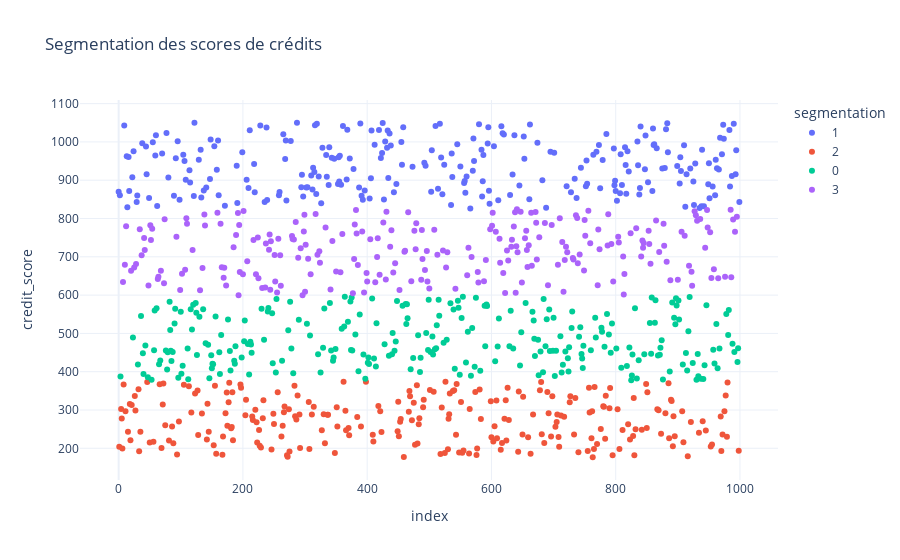

Source (notebook cell):
### Code cell
## Convertir la variable "segmentation" en catégorielle
data_credit_scoring["segmentation"] = data_credit_scoring["segmentation"].astype("category")

fig = px.scatter(data_credit_scoring,
            x = data_credit_scoring.index,
            y = "credit_score",
            color="segmentation",
            title = "Segmentation des scores de crédits"
           )

fig.show()

### Figure 1 — Plotly figure (JSON) as saved in the notebook; plotly's stock layout.template omitted (floating-point values rounded to 4 significant figures; data arrays with more than 128 entries replaced by an {"elided": "..."} marker saying what was removed)
{"data": [{"hovertemplate": "segmentation=1<br>index=%{x}<br>credit_score=%{y}<extra></extra>", "legendgroup": "1", "marker": {"color": "#636efa", "symbol": "circle"}, "mode": "markers", "name": "1", "orientation": "v", "showlegend": true, "type": "scatter", "x": {"elided": "251 int values"}, "xaxis": "x", "y": {"elided": "251 float values"}, "yaxis": "y"}, {"hovertemplate": "segmentation=2<br>index=%{x}<br>credit_score=%{y}<extra></extra>", "legendgroup": "2", "marker": {"color": "#EF553B", "symbol": "circle"}, "mode": "markers", "name": "2", "orientation": "v", "showlegend": true, "type": "scatter", "x": {"elided": "250 int values"}, "xaxis": "x", "y": {"elided": "250 float values"}, "yaxis": "y"}, {"hovertemplate": "segmentation=0<br>index=%{x}<br>credit_score=%{y}<extra></extra>", "legendgroup": "0", "marker": {"color": "#00cc96", "symbol": "circle"}, "mode": "markers", "name": "0", "orientation": "v", "showlegend": true, "type": "scatter", "x": {"elided": "262 int values"}, "xaxis": "x", "y": {"elided": "262 float values"}, "yaxis": "y"}, {"hovertemplate": "segmentation=3<br>index=%{x}<br>credit_score=%{y}<extra></extra>", "legendgroup": "3", "marker": {"color": "#ab63fa", "symbol": "circle"}, "mode": "markers", "name": "3", "orientation": "v", "showlegend": true, "type": "scatter", "x": {"elided": "237 int values"}, "xaxis": "x", "y": {"elided": "237 float values"}, "yaxis": "y"}], "layout": {"legend": {"title": {"text": "segmentation"}, "tracegroupgap": 0}, "title": {"text": "Segmentation des scores de crédits"}, "xaxis": {"anchor": "y", "domain": [0, 1], "title": {"text": "index"}}, "yaxis": {"anchor": "x", "domain": [0, 1], "title": {"text": "credit_score"}}}}
